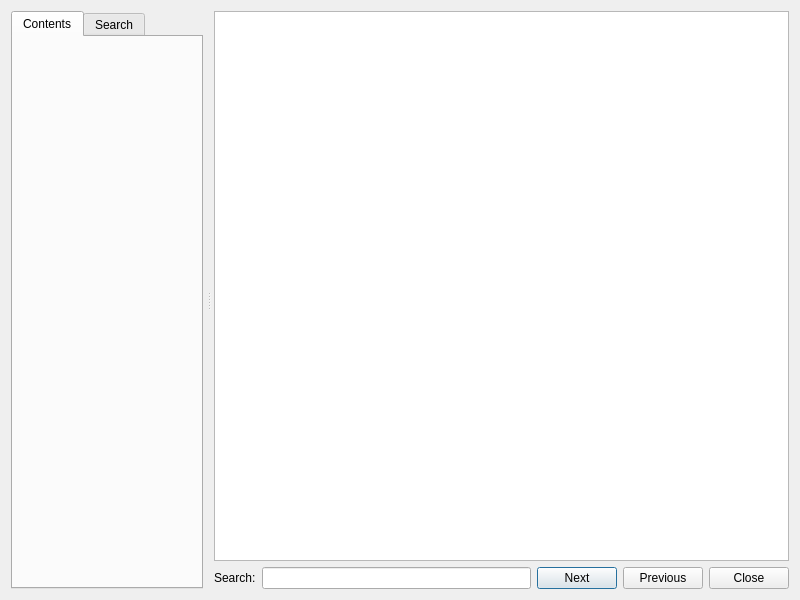
<?xml version="1.0" encoding="UTF-8"?>
<ui version="4.0">
 <class>frmHelp</class>
 <widget class="QDialog" name="frmHelp">
  <property name="geometry">
   <rect>
    <x>0</x>
    <y>0</y>
    <width>800</width>
    <height>600</height>
   </rect>
  </property>
  <property name="windowTitle">
   <string>Documentation</string>
  </property>
  <layout class="QHBoxLayout" name="horizontalLayout_2">
   <item>
    <widget class="QSplitter" name="splitMain">
     <property name="orientation">
      <enum>Qt::Horizontal</enum>
     </property>
     <property name="handleWidth">
      <number>11</number>
     </property>
     <widget class="QTabWidget" name="tabsMain">
      <property name="currentIndex">
       <number>0</number>
      </property>
      <widget class="QWidget" name="tabContents">
       <attribute name="title">
        <string>Contents</string>
       </attribute>
       <layout class="QVBoxLayout" name="verticalLayout"/>
      </widget>
      <widget class="QWidget" name="tabSearch">
       <attribute name="title">
        <string>Search</string>
       </attribute>
       <layout class="QVBoxLayout" name="verticalLayout_2"/>
      </widget>
     </widget>
     <widget class="QWidget" name="">
      <layout class="QVBoxLayout" name="verticalLayout_3">
       <item>
        <widget class="HelpBrowser" name="txtBrowser"/>
       </item>
       <item>
        <widget class="QWidget" name="wgtSearch" native="true">
         <layout class="QHBoxLayout" name="horizontalLayout_3">
          <property name="leftMargin">
           <number>0</number>
          </property>
          <property name="topMargin">
           <number>0</number>
          </property>
          <property name="rightMargin">
           <number>0</number>
          </property>
          <property name="bottomMargin">
           <number>0</number>
          </property>
          <item>
           <widget class="QLabel" name="label">
            <property name="text">
             <string>Search:</string>
            </property>
           </widget>
          </item>
          <item>
           <widget class="QLineEdit" name="txtSearch"/>
          </item>
          <item>
           <widget class="QPushButton" name="cmdNext">
            <property name="text">
             <string>Next</string>
            </property>
           </widget>
          </item>
          <item>
           <widget class="QPushButton" name="cmdPrevious">
            <property name="text">
             <string>Previous</string>
            </property>
           </widget>
          </item>
          <item>
           <widget class="QPushButton" name="cmdClose">
            <property name="text">
             <string>Close</string>
            </property>
           </widget>
          </item>
         </layout>
        </widget>
       </item>
      </layout>
     </widget>
    </widget>
   </item>
  </layout>
 </widget>
 <customwidgets>
  <customwidget>
   <class>HelpBrowser</class>
   <extends>QTextBrowser</extends>
   <header>help/helpbrowser.h</header>
  </customwidget>
 </customwidgets>
 <resources/>
 <connections/>
</ui>
